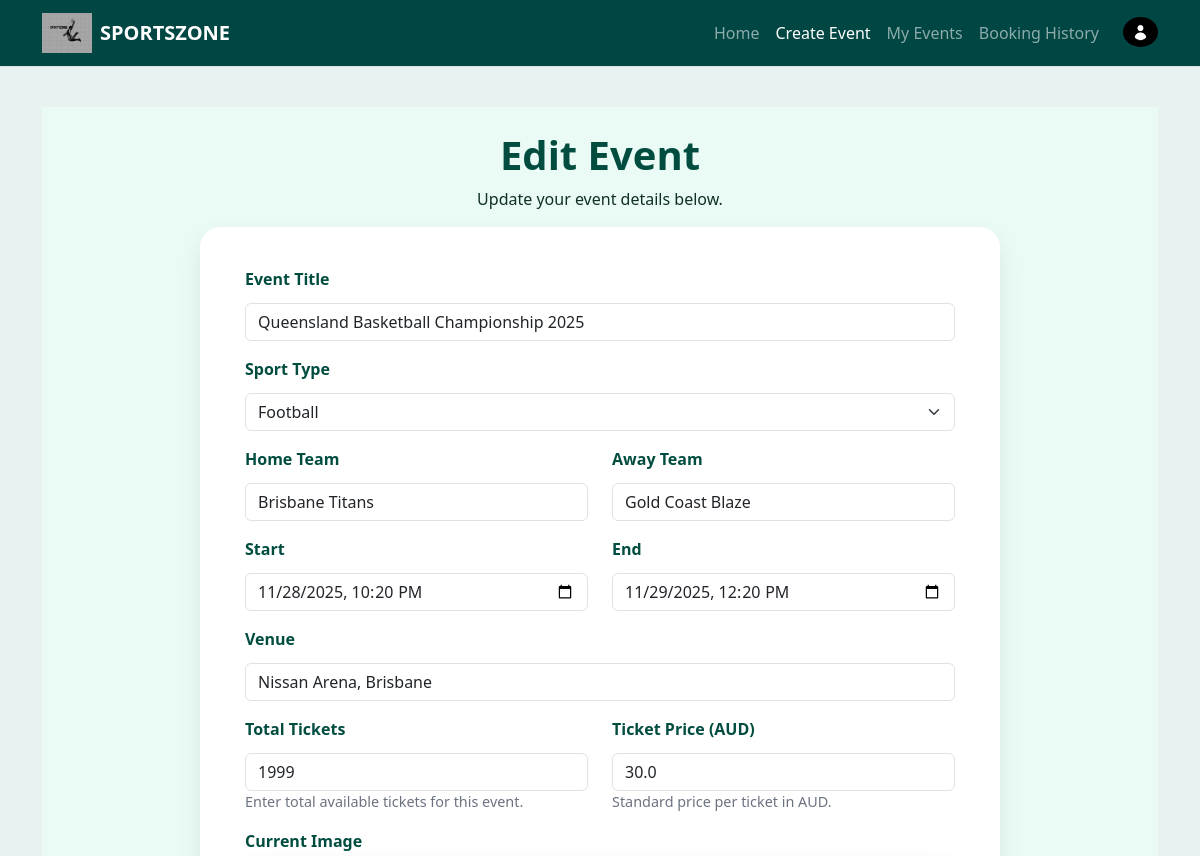
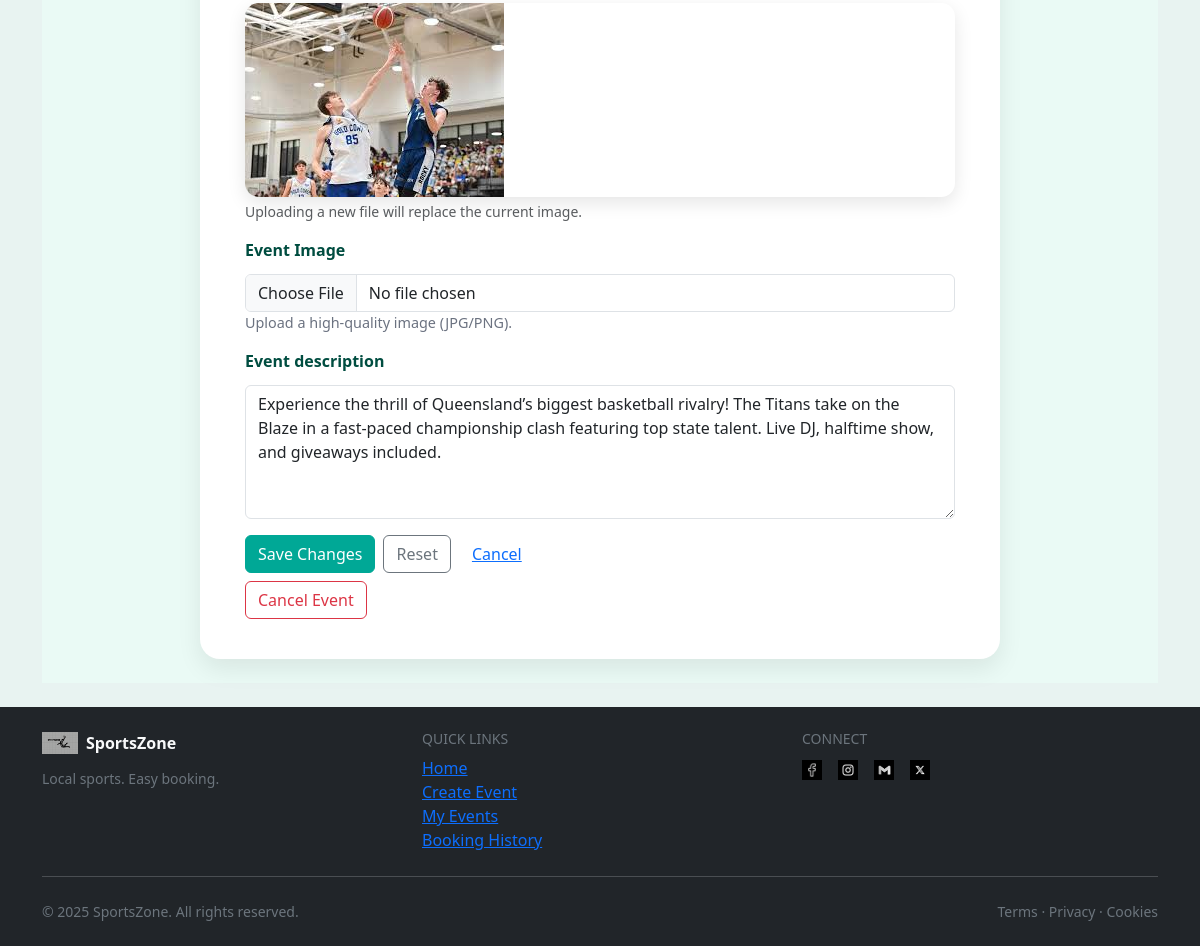
The app's page /create-event/8 (signed in) with its own data (2 pictures, top to bottom).
### SportsZone/models.py (models this page shows, shortened)
class Event(db.Model):
    __tablename__ = "events"
    id = db.Column(db.Integer, primary_key=True)
    user_id = db.Column(db.Integer, db.ForeignKey("users.id"), nullable=False)  # creator/owner
    venue_id = db.Column(db.Integer, db.ForeignKey("venues.id"))
    sports_type = db.Column(db.String(64), index=True)  # Football, Basketball, etc.
    event_title = db.Column(db.String(256), nullable=False)
    home_team_name = db.Column(db.String(64))
    away_team_name = db.Column(db.String(64))
    event_image = db.Column(db.String(256))  # filename in /static/img
    description = db.Column(db.Text)
    start_datetime = db.Column(db.DateTime, default=datetime.utcnow, nullable=False)
    end_datetime = db.Column(db.DateTime)
    status = db.Column(db.String(32), index=True, default="Open", nullable=False)
    total_tickets = db.Column(db.Integer, default=120, nullable=False)
    tickets_sold = db.Column(db.Integer, default=0, nullable=False)
    ticket_price = db.Column(db.Float, default=0.0, nullable=False)
    comments = db.relationship(
        "Comment", backref="event", lazy=True, cascade="all, delete-orphan"
    )
    bookings = db.relationship(
        "Booking", backref="event", lazy=True, cascade="all, delete-orphan"
    )

### SportsZone/views.py (the view, shortened to what this page needs)
@main_bp.route("/create-event/", methods=["GET", "POST"])
@main_bp.route("/create-event/<int:event_id>", methods=["GET", "POST"])
@login_required
def create_event(event_id: int | None = None):
    event = None
    if event_id:
        event = Event.query.get_or_404(event_id)
        if event.user_id != current_user.id:
            flash("You can only edit events you created.", "danger")
            return redirect(url_for("main.my_events"))
    form = EventForm(obj=event) if event else EventForm()
    if event and request.method == "GET":
        form.venue.data = event.venue.venue_name if event.venue else ""
        form.home_team.data = event.home_team_name or ""
        form.away_team.data = event.away_team_name or ""
    page_title = "Edit Event" if event else "Create Event"
    return render_template("create_event.html", form=form, event=event, title=page_title)

### SportsZone/templates/create_event.html (shortened to what this page needs)
{% extends "base.html" %}
{% block body %}
{% macro field_row(field, type='text', placeholder='', rows=None, help_text=None, extra_class='') -%}
  {% set invalid = ' is-invalid' if field.errors else '' %}
  <div class="mb-3">
    <label class="form-label">{{ field.label }}</label>
    {% if rows %}
      {{ field(class="form-control" ~ invalid ~ " " ~ extra_class, rows=rows, placeholder=placeholder) }}
    {% elif field.type == 'SelectField' %}
      {{ field(class="form-select" ~ invalid ~ " " ~ extra_class) }}
    {% elif field.type == 'FileField' %}
      {{ field(class="form-control" ~ invalid ~ " " ~ extra_class) }}
    {% else %}
      {{ field(class="form-control" ~ invalid ~ " " ~ extra_class, placeholder=placeholder) }}
    {% endif %}
    {% if help_text %}
      <div class="help-text">{{ help_text }}</div>
    {% endif %}
  </div>
{%- endmacro %}
<div class="create-event-page py-4">
  <div class="content-wrap">
    <div class="page-header text-center mb-3">
      {% if event %}
        <h1>Edit Event</h1>
        <p>Update your event details below.</p>
      {% else %}
        <h1>Create Event</h1>
        <p>Fill out the details to publish your sports event on SportsZone.</p>
      {% endif %}
    </div>
    <div class="form-section">
      <form method="POST" enctype="multipart/form-data">
        {{ field_row(form.event_title, placeholder="e.g. Real Madrid vs Barcelona") }}
        {{ field_row(form.sport_type) }}
        <div class="row">
          <div class="col-md-6">
            {{ field_row(form.home_team, placeholder="Home team") }}
          </div>
          <div class="col-md-6">
            {{ field_row(form.away_team, placeholder="Away team") }}
          </div>
        </div>
        <div class="row">
          <div class="col-md-6">
            {{ field_row(form.start_datetime) }}
          </div>
          <div class="col-md-6">
            {{ field_row(form.end_datetime) }}
          </div>
        </div>
        {{ field_row(form.venue, placeholder="Venue name or stadium") }}
        <div class="row">
          <div class="col-md-6">
            {{ field_row(form.total_tickets, help_text="Enter total available tickets for this event.") }}
          </div>
          <div class="col-md-6">
            {{ field_row(form.ticket_price, help_text="Standard price per ticket in AUD.") }}
          </div>
        </div>
        {% if event and event.event_image %}
          <div class="mb-3">
            <label class="form-label d-block">Current Image</label>
            <div class="current-image">
              <img src="{{ url_for('static', filename='img/' ~ event.event_image) }}" class="img-fluid" alt="{{ event.event_title }}">
            </div>
            <div class="form-text mt-1">Uploading a new file will replace the current image.</div>
          </div>
        {% endif %}
        {{ field_row(form.image, help_text="Upload a high-quality image (JPG/PNG).") }}
        {{ field_row(form.description, rows=5, placeholder="Write a short description…") }}
        <div class="d-flex flex-wrap gap-2 align-items-center">
          {{ form.submit(class="btn btn-primary", value=('Save Changes' if event else 'Create Event')) }}
          {{ form.reset(class="btn btn-outline-secondary") }}
          <a href="{{ url_for('main.my_events') if event else url_for('main.index') }}" class="btn btn-link">Cancel</a>
        </div>
      </form>
      {% if event %}
        <form method="POST" action="{{ url_for('main.cancel_event', event_id=event.id) }}"
              class="mt-2"
              onsubmit="return confirm('Cancel this event? This will stop further bookings.');">
          <button class="btn btn-outline-danger" {% if event.status == 'Cancelled' %}disabled{% endif %}>
            Cancel Event
          </button>
        </form>
      {% endif %}
    </div>
  </div>
</div>
{% endblock %}

### SportsZone/static/style.css (style rules this page uses)
body { background-color: #E8F3F1; color: #0F2F28; }
.btn-primary { background-color: #00A896; border-color: #00A896; }
.create-event-page { background-color: #eafaf5; }
.create-event-page .content-wrap { max-width: 800px; margin: 0 auto; }
.create-event-page .form-section { background: #fff; border-radius: 20px; padding: 40px 45px; box-shadow: 0 10px 25px rgba(0,0,0,.08); transition: .3s; }
.create-event-page h1 { font-weight: 800; color: #004d40; }
.create-event-page label { font-weight: 600; color: #004d40; margin-bottom: 6px; }
.create-event-page .help-text { color: #6b7280; font-size: .9rem; }
.current-image { border-radius: 14px; overflow: hidden; box-shadow: 0 6px 18px rgba(0,0,0,.1); }

### records on screen
Event: event_title "Queensland Basketball Championship 2025", start_datetime "11/28/2025 22:20", end_datetime "11/29/2025 12:20", venue "Nissan Arena, Brisbane", total_tickets "1999", ticket_price "30.0", event_image (picture), description "Experience the thrill of Queensland’s biggest basketball rivalry! The Titans take on the Blaze in a fast-paced championship clash featuring top state talent. Live DJ, halftime show, and giveaways included."

### other values on screen
{{ field.label }} "Event Title Sport Type Home Team Away Team Start End Venue Total Tickets Ticket Price (AUD) Event Image Event description"
{{ help_text }} "Enter total available tickets for this event. Standard price per ticket in AUD. Upload a high-quality image (JPG/PNG)."
